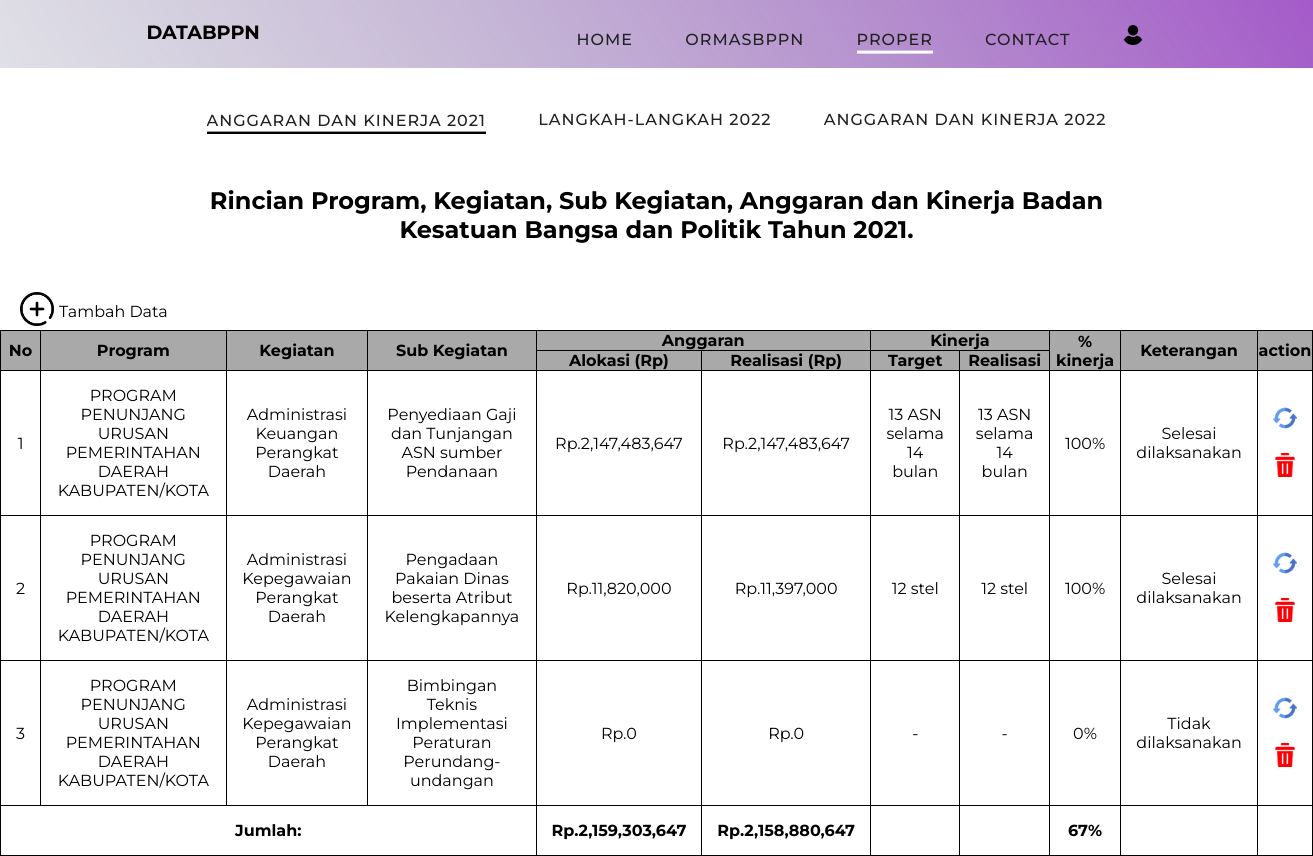
The app's page /proper/ang2021/lihat.php with its own data.
### tables this page shows
CREATE TABLE `ang2021` (
  `id` int(10) NOT NULL,
  `program` varchar(256) NOT NULL,
  `kegiatan` varchar(256) NOT NULL,
  `sub_kegiatan` varchar(256) NOT NULL,
  `alokasi` int(50) NOT NULL,
  `realisasi_rp` int(50) NOT NULL,
  `target` varchar(50) NOT NULL,
  `realisasi` varchar(50) NOT NULL,
  `kinerja` int(20) NOT NULL,
  `keterangan` varchar(30) NOT NULL
);

### proper/ang2021/lihat.php (the view, shortened to what this page needs)
<?php
    require '../../config.php';
?>
<!DOCTYPE html>
<html lang="en">
<head>
    <link rel="stylesheet" href="../style.css">
</head>
<body>
    <div class="head">
        <header>
            <p><b>DATABPPN</b></p>
            <nav class="style-4">
                <ul class="menu-4">
                    <li><a href="../../index.php" data-hover="Home">Home</a></li>
                    <li><a href="../../ormasbppn/lihat.php" data-hover="Ormasbppn">Ormasbppn</a></li>
                    <li class="current"><a href="#" data-hover="Proper">ProPer</a></li>
                    <li><a href="../../contact.php" data-hover="Contact">Contact</a></li>
                    <li><a href="../../login/login.php" data-hover="AI"><img src="../../img/user.png" width='20px' alt="" srcset=""></a></li>
                </ul>
            </nav>
        </header>
    </div>
    <br>
    <br>
    <div class="menu-5">
        <ul>
            <li class="current"><a href="#ang" data-hover="Anggaran dan Kinerja 2021">Anggaran dan Kinerja 2021</a></li>
            <li><a href="../lang2022/lihat.php" data-hover="Langkah-Langkah 2022">Langkah-Langkah 2022</a></li>
            <li><a href="../ang2022/lihat.php" data-hover="Anggaran dan Kinerja 2022">Anggaran dan Kinerja 2022</a></li>
        </ul>
    </div>
    <h2 id="ang">Rincian Program, Kegiatan, Sub Kegiatan, Anggaran dan Kinerja Badan <br> Kesatuan Bangsa dan Politik Tahun 2021.</h2>
<div class="create">
    <a href="create.php" id="rotate"><img width="34px" src="../../img/plus.png" alt=""></a>
    <p>Tambah Data</p>
</div>
    <table class="table" align="center">
        <tr>
            <th rowspan="2">No</th>
            <th rowspan="2">Program</th>
            <th rowspan="2">Kegiatan</th>
            <th rowspan="2">Sub Kegiatan</th>
            <th colspan="2">Anggaran</th>
            <th colspan="2">Kinerja</th>
            <th rowspan="2">% kinerja</th>
            <th rowspan="2">Keterangan</th>
            <th rowspan="2">action</th>
        </tr>
        <tr>
            <th>Alokasi (Rp)</th>
            <th>Realisasi (Rp)</th>
            <th>Target</th>
            <th>Realisasi</th>
        </tr>
        <?php
        $no=1;
        $alokasi = 0;
        $realisasi = 0;
        $kinerja = 0;
        $ambildata = mysqli_query($conn,"SELECT * FROM ang2021");
        $kinerja1 = mysqli_num_rows($ambildata);
        while($tampil = mysqli_fetch_array($ambildata)):
        $alokasi += $tampil['alokasi'];
        $realisasi += $tampil['realisasi_rp'];
        $kinerja += $tampil['kinerja'];
        $counta = $kinerja / $kinerja1;
        ?>
        <tr>
            <td class="center"><?= $no;?></td>
            <td class="center"><?= $tampil['program'];?></td>
            <td class="center"><?= $tampil['kegiatan'];?></td>
            <td class="center"><?= $tampil['sub_kegiatan'];?></td>
            <td class="center">Rp.<?= number_format($tampil['alokasi']);?></td>
            <td class="center">Rp.<?= number_format($tampil['realisasi_rp']); ?></td>
            <td class="center"><?= $tampil['target'];?></td>
            <td class="center"><?= $tampil['realisasi'];?></td>
            <td class="center"><?= $tampil['kinerja'];?>%</td>
            <td class="center"><?= $tampil['keterangan'];?></td>
            <td>
                <ul>
                    <li class="refresh"><a href="update.php?id=<?= $tampil['id'];?>"><img width="24px" src="../../img/refresh.png"
                                alt=""></a><br><br></li>
                    <li><a href="delete.php?id=<?= $tampil['id'];?>"><img width="24px" src="../../img/delete.png"
                                alt=""></a></li>
                </ul>
            </td>
        </tr>
        <?php $no++;?>
        <?php endwhile;?>
        <tr class="jumlah">
            <td colspan="4" ><b>Jumlah:</b></td>
            <td ><b>Rp.<?php echo number_format($alokasi); ?></b></td>
            <td ><b>Rp.<?= number_format( $realisasi); ?></b></td>
            <td></td>
            <td></td>
            <td><b><?= number_format($counta); ?>%</b></td>
            <td></td>
            <td></td>
        </tr>
    </table>
</body>
</html>

### proper/style.css (style rules this page uses)
.head { background-image: url(../img/baground\ 1.png); padding-bottom: 10px; }
header { display: flex; justify-content: space-around; padding-top: 20px; }
header p { font-size: larger; }
.menu-4 { text-align: center; text-transform: uppercase; font-weight: 500; }
.menu-4 * { box-sizing: border-box; -webkit-transition: all 0.35s ease; transition: all 0.35s ease; }
.menu-4 li { display: inline-block; list-style: outside none none; margin: 0 1.5em; overflow: hidden; }
.menu-4 a { padding: 0.3em 0; color: #212121; position: relative; display: inline-block; letter-spacing: 1px; margin: 0; text-decoration: none; }
.menu-4 a:before, .menu-4 a:after { position: absolute; -webkit-transition: all 0.35s ease; transition: all 0.35s ease; }
.menu-4 a:before { bottom: 100%; display: block; height: 3px; width: 100%; content: ""; background-color: rgb(255, 255, 255); }
.menu-4 a:after { padding: 0.3em 0; position: absolute; bottom: 100%; left: 0; content: attr(data-hover); color: #212121; white-space: nowrap; }
* { margin: 0; padding: 0; font-family: 'Montserrat', sans-serif; }
h2 { text-align: center; margin-top: 2em; margin-bottom: 2em; }
.table { border-collapse: collapse; }
ul,li { list-style-type: none; }
.table ,th,td,tr { border: 1px solid #000; }
.table tr td { padding: 15px; }
.center { text-align: center; }
th { background-color: #a9a9a9; }
.menu-5 { text-align: center; text-transform: uppercase; font-weight: 500; }
.menu-5 * { box-sizing: border-box; -webkit-transition: all 0.35s ease; transition: all 0.35s ease; }
.menu-5 li { display: inline-block; list-style: outside none none; margin: 0 1.5em; overflow: hidden; }
.menu-5 a { padding: 0.3em 0; color: #212121; position: relative; display: inline-block; letter-spacing: 1px; margin: 0; text-decoration: none; }
.menu-5 a:before, .menu-5 a:after { position: absolute; -webkit-transition: all 0.35s ease; transition: all 0.35s ease; }
.menu-5 a:before { bottom: 100%; display: block; height: 3px; width: 100%; content: ""; background-color: #000; }
.menu-5 a:after { padding: 0.3em 0; position: absolute; bottom: 100%; left: 0; content: attr(data-hover); color: #212121; white-space: nowrap; }
.create { display: flex; padding-left: 20px; }
.create p { padding-top: 10px; padding-left: 5px; }
#rotate { transition: 0,8s; }
.jumlah { text-align: center; }

### records on screen
ang2021: program "PROGRAM PENUNJANG URUSAN PEMERINTAHAN DAERAH KABUPATEN/KOTA", kegiatan "Administrasi Keuangan Perangkat Daerah", sub_kegiatan "Penyediaan Gaji dan Tunjangan ASN sumber Pendanaan", alokasi "2,147,483,647", realisasi_rp "2,147,483,647", target "13 ASN selama 14 bulan", realisasi "13 ASN selama 14 bulan", kinerja "100", keterangan "Selesai dilaksanakan"
ang2021: program "PROGRAM PENUNJANG URUSAN PEMERINTAHAN DAERAH KABUPATEN/KOTA", kegiatan "Administrasi Kepegawaian Perangkat Daerah", sub_kegiatan "Pengadaan Pakaian Dinas beserta Atribut Kelengkapannya", alokasi "11,820,000", realisasi_rp "11,397,000", target "12 stel", realisasi "12 stel", kinerja "100", keterangan "Selesai dilaksanakan"
ang2021: program "PROGRAM PENUNJANG URUSAN PEMERINTAHAN DAERAH KABUPATEN/KOTA", kegiatan "Administrasi Kepegawaian Perangkat Daerah", sub_kegiatan "Bimbingan Teknis Implementasi Peraturan Perundang-undangan", alokasi "0", realisasi_rp "0", target "-", realisasi "-", kinerja "0", keterangan "Tidak dilaksanakan"

### other values on screen
$alokasi "2,159,303,647"
$realisasi "2,158,880,647"
$counta "67"
